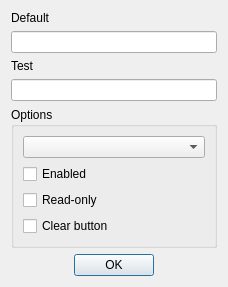
<?xml version="1.0" encoding="UTF-8"?>
<ui version="4.0">
 <class>Dialog</class>
 <widget class="QDialog" name="Dialog">
  <property name="geometry">
   <rect>
    <x>0</x>
    <y>0</y>
    <width>228</width>
    <height>284</height>
   </rect>
  </property>
  <property name="windowTitle">
   <string>Dialog</string>
  </property>
  <layout class="QVBoxLayout" name="verticalLayout_2">
   <item>
    <widget class="QLabel" name="label">
     <property name="text">
      <string>Default</string>
     </property>
    </widget>
   </item>
   <item>
    <widget class="QLineEdit" name="txtDefault"/>
   </item>
   <item>
    <widget class="QLabel" name="label_2">
     <property name="text">
      <string>Test</string>
     </property>
    </widget>
   </item>
   <item>
    <widget class="QLineEdit" name="txtTest"/>
   </item>
   <item>
    <widget class="QGroupBox" name="groupBox">
     <property name="title">
      <string>Options</string>
     </property>
     <layout class="QVBoxLayout" name="verticalLayout">
      <item>
       <widget class="QComboBox" name="cmbEcho"/>
      </item>
      <item>
       <widget class="QCheckBox" name="chkEnabled">
        <property name="text">
         <string>Enabled</string>
        </property>
       </widget>
      </item>
      <item>
       <widget class="QCheckBox" name="chkReadOnly">
        <property name="text">
         <string>Read-only</string>
        </property>
       </widget>
      </item>
      <item>
       <widget class="QCheckBox" name="chkClearButton">
        <property name="text">
         <string>Clear button</string>
        </property>
       </widget>
      </item>
     </layout>
    </widget>
   </item>
   <item>
    <widget class="QDialogButtonBox" name="buttonBox">
     <property name="orientation">
      <enum>Qt::Horizontal</enum>
     </property>
     <property name="standardButtons">
      <set>QDialogButtonBox::Ok</set>
     </property>
     <property name="centerButtons">
      <bool>true</bool>
     </property>
    </widget>
   </item>
  </layout>
 </widget>
 <resources/>
 <connections/>
</ui>
